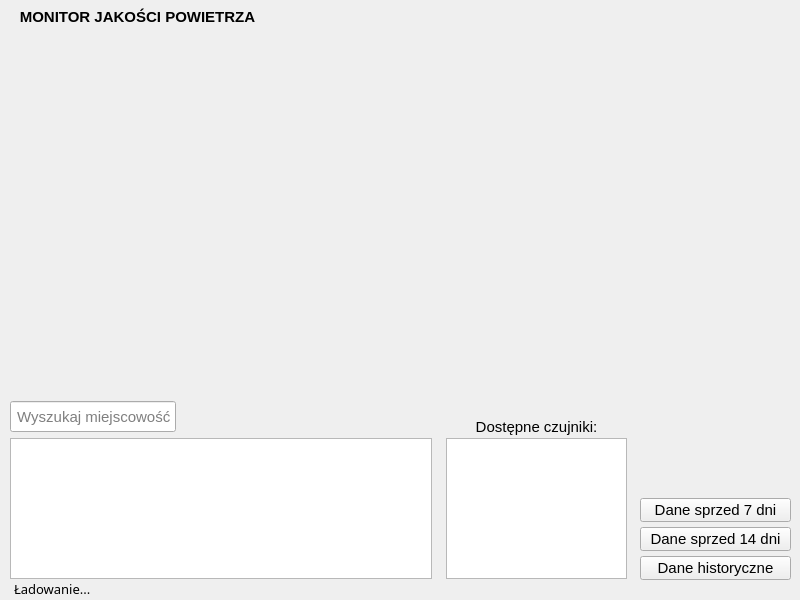
<?xml version="1.0" encoding="UTF-8"?>
<ui version="4.0">
 <class>MainWindow</class>
 <widget class="QMainWindow" name="MainWindow">
  <property name="geometry">
   <rect>
    <x>0</x>
    <y>0</y>
    <width>800</width>
    <height>600</height>
   </rect>
  </property>
  <property name="minimumSize">
   <size>
    <width>800</width>
    <height>600</height>
   </size>
  </property>
  <property name="maximumSize">
   <size>
    <width>800</width>
    <height>600</height>
   </size>
  </property>
  <property name="cursor">
   <cursorShape>ArrowCursor</cursorShape>
  </property>
  <property name="windowTitle">
   <string>MainWindow</string>
  </property>
  <property name="autoFillBackground">
   <bool>false</bool>
  </property>
  <widget class="QWidget" name="centralwidget">
   <widget class="QChartView" name="chartView" native="true">
    <property name="geometry">
     <rect>
      <x>4</x>
      <y>16</y>
      <width>792</width>
      <height>386</height>
     </rect>
    </property>
    <property name="font">
     <font>
      <pointsize>10</pointsize>
     </font>
    </property>
    <property name="cursor">
     <cursorShape>ForbiddenCursor</cursorShape>
    </property>
    <property name="autoFillBackground">
     <bool>false</bool>
    </property>
    <property name="styleSheet">
     <string notr="true"/>
    </property>
   </widget>
   <widget class="QListWidget" name="stationList">
    <property name="geometry">
     <rect>
      <x>10</x>
      <y>438</y>
      <width>422</width>
      <height>141</height>
     </rect>
    </property>
    <property name="font">
     <font>
      <family>MS UI Gothic</family>
      <pointsize>11</pointsize>
     </font>
    </property>
   </widget>
   <widget class="QListWidget" name="sensorList">
    <property name="geometry">
     <rect>
      <x>446</x>
      <y>438</y>
      <width>181</width>
      <height>141</height>
     </rect>
    </property>
    <property name="font">
     <font>
      <family>MS UI Gothic</family>
      <pointsize>11</pointsize>
     </font>
    </property>
   </widget>
   <widget class="QLabel" name="lblTime">
    <property name="geometry">
     <rect>
      <x>647</x>
      <y>7</y>
      <width>141</width>
      <height>20</height>
     </rect>
    </property>
    <property name="font">
     <font>
      <family>MS PGothic</family>
      <pointsize>10</pointsize>
     </font>
    </property>
    <property name="text">
     <string/>
    </property>
    <property name="alignment">
     <set>Qt::AlignmentFlag::AlignCenter</set>
    </property>
   </widget>
   <widget class="QLabel" name="label2">
    <property name="geometry">
     <rect>
      <x>449</x>
      <y>416</y>
      <width>175</width>
      <height>21</height>
     </rect>
    </property>
    <property name="font">
     <font>
      <family>MS UI Gothic</family>
      <pointsize>11</pointsize>
     </font>
    </property>
    <property name="cursor">
     <cursorShape>ArrowCursor</cursorShape>
    </property>
    <property name="layoutDirection">
     <enum>Qt::LayoutDirection::LeftToRight</enum>
    </property>
    <property name="text">
     <string>Dostępne czujniki:</string>
    </property>
    <property name="alignment">
     <set>Qt::AlignmentFlag::AlignCenter</set>
    </property>
   </widget>
   <widget class="QLabel" name="lblStationCount">
    <property name="geometry">
     <rect>
      <x>14</x>
      <y>581</y>
      <width>141</width>
      <height>16</height>
     </rect>
    </property>
    <property name="font">
     <font>
      <family>MS PGothic</family>
      <pointsize>10</pointsize>
     </font>
    </property>
    <property name="text">
     <string>Ładowanie...</string>
    </property>
    <property name="alignment">
     <set>Qt::AlignmentFlag::AlignLeading|Qt::AlignmentFlag::AlignLeft|Qt::AlignmentFlag::AlignVCenter</set>
    </property>
   </widget>
   <widget class="QLineEdit" name="stationSearch">
    <property name="geometry">
     <rect>
      <x>10</x>
      <y>401</y>
      <width>166</width>
      <height>31</height>
     </rect>
    </property>
    <property name="font">
     <font>
      <family>MS UI Gothic</family>
      <pointsize>11</pointsize>
     </font>
    </property>
    <property name="focusPolicy">
     <enum>Qt::FocusPolicy::StrongFocus</enum>
    </property>
    <property name="acceptDrops">
     <bool>false</bool>
    </property>
    <property name="styleSheet">
     <string notr="true"/>
    </property>
    <property name="text">
     <string/>
    </property>
    <property name="alignment">
     <set>Qt::AlignmentFlag::AlignLeading|Qt::AlignmentFlag::AlignLeft|Qt::AlignmentFlag::AlignVCenter</set>
    </property>
    <property name="placeholderText">
     <string> Wyszukaj miejscowość</string>
    </property>
   </widget>
   <widget class="QLabel" name="lblStats">
    <property name="geometry">
     <rect>
      <x>640</x>
      <y>409</y>
      <width>151</width>
      <height>81</height>
     </rect>
    </property>
    <property name="font">
     <font>
      <family>MS UI Gothic</family>
      <pointsize>11</pointsize>
     </font>
    </property>
    <property name="text">
     <string/>
    </property>
    <property name="alignment">
     <set>Qt::AlignmentFlag::AlignCenter</set>
    </property>
   </widget>
   <widget class="QLabel" name="lblStatus">
    <property name="geometry">
     <rect>
      <x>185</x>
      <y>407</y>
      <width>251</width>
      <height>20</height>
     </rect>
    </property>
    <property name="font">
     <font>
      <family>MS PGothic</family>
      <pointsize>10</pointsize>
     </font>
    </property>
    <property name="text">
     <string/>
    </property>
   </widget>
   <widget class="QPushButton" name="btnHistory">
    <property name="geometry">
     <rect>
      <x>640</x>
      <y>556</y>
      <width>151</width>
      <height>24</height>
     </rect>
    </property>
    <property name="font">
     <font>
      <family>MS UI Gothic</family>
      <pointsize>11</pointsize>
      <italic>false</italic>
      <bold>false</bold>
      <underline>false</underline>
      <strikeout>false</strikeout>
      <kerning>true</kerning>
     </font>
    </property>
    <property name="text">
     <string>Dane historyczne</string>
    </property>
   </widget>
   <widget class="QPushButton" name="btnLast14Days">
    <property name="geometry">
     <rect>
      <x>640</x>
      <y>527</y>
      <width>151</width>
      <height>24</height>
     </rect>
    </property>
    <property name="font">
     <font>
      <family>MS UI Gothic</family>
      <pointsize>11</pointsize>
     </font>
    </property>
    <property name="text">
     <string>Dane sprzed 14 dni</string>
    </property>
   </widget>
   <widget class="QPushButton" name="btnLast7Days">
    <property name="geometry">
     <rect>
      <x>640</x>
      <y>498</y>
      <width>151</width>
      <height>24</height>
     </rect>
    </property>
    <property name="font">
     <font>
      <family>MS UI Gothic</family>
      <pointsize>11</pointsize>
     </font>
    </property>
    <property name="text">
     <string>Dane sprzed 7 dni</string>
    </property>
   </widget>
   <widget class="QLabel" name="label3">
    <property name="geometry">
     <rect>
      <x>2</x>
      <y>6</y>
      <width>271</width>
      <height>21</height>
     </rect>
    </property>
    <property name="font">
     <font>
      <family>MS UI Gothic</family>
      <pointsize>11</pointsize>
      <bold>true</bold>
     </font>
    </property>
    <property name="cursor">
     <cursorShape>ArrowCursor</cursorShape>
    </property>
    <property name="layoutDirection">
     <enum>Qt::LayoutDirection::LeftToRight</enum>
    </property>
    <property name="text">
     <string>MONITOR JAKOŚCI POWIETRZA</string>
    </property>
    <property name="alignment">
     <set>Qt::AlignmentFlag::AlignCenter</set>
    </property>
   </widget>
  </widget>
 </widget>
 <customwidgets>
  <customwidget>
   <class>QChartView</class>
   <extends>QWidget</extends>
   <header>qchartview.h</header>
  </customwidget>
 </customwidgets>
 <tabstops>
  <tabstop>stationSearch</tabstop>
  <tabstop>stationList</tabstop>
  <tabstop>sensorList</tabstop>
 </tabstops>
 <resources/>
 <connections/>
</ui>
